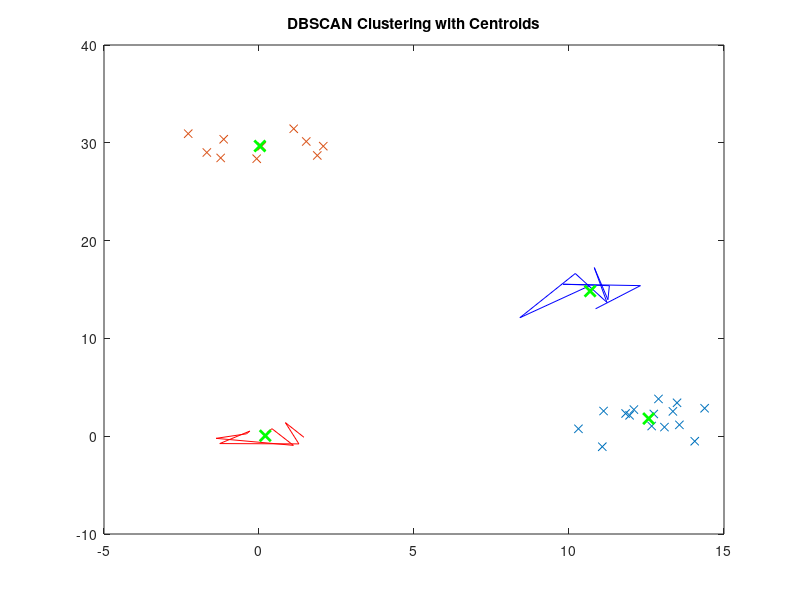

The MATLAB script that drew this image:
clc; clear variables; close all; format long g

% Generate points
A = randn(10,2);
B = randn(15,2)*1.2 + [13,2];
C = randn(10,2)*1.2 + [10,15];
D = randn(10,2)*1.2 + [0,30];

V = ["rx", "bx", "cx", "mx"];

% Plot the points
figure;
plot(A(:,1), A(:,2), V(1), B(:,1), B(:,2), V(2), C(:,1), C(:,2), V(3), D(:,1), D(:,2), V(4));
hold on;

% Combine all points into one matrix
M = [A; B; C; D];

% Parameters for DBSCAN
epsilon = 5; % Maximum distance between two points to be considered neighbors
minPts = 5; % Minimum number of points to form a dense region

% Number of points
n = size(M, 1);

% Initialize cluster labels
labels = zeros(n, 1);
cluster_id = 0;

% DBSCAN algorithm
for i = 1:n
    if labels(i) ~= 0
        % Skip if the point is already visited
        continue;
    end
    
    % Find neighbors within epsilon distance
    neighbors = find(pdist2(M(i, :), M) <= epsilon);
    
    if numel(neighbors) < minPts
        % Mark as noise if not enough neighbors
        labels(i) = -1;
        continue;
    end
    
    % Create a new cluster
    cluster_id = cluster_id + 1;
    labels(i) = cluster_id;
    
    % Expand the cluster
    k = 1;
    while k <= numel(neighbors)
        j = neighbors(k);
        
        if labels(j) == -1
            % Change noise to border point
            labels(j) = cluster_id;
        end
        
        if labels(j) == 0
            % Add unvisited point to the cluster
            labels(j) = cluster_id;
            new_neighbors = find(pdist2(M(j, :), M) <= epsilon);
            
            if numel(new_neighbors) >= minPts
                % Add new neighbors to the list
                neighbors = union(neighbors, new_neighbors);
            end
        end
        
        k = k + 1;
    end
end

% Plot the clusters and centroids
for i = 1:max(labels)
    cluster_points = M(labels == i, :);
    centroid = mean(cluster_points, 1);
    plot(centroid(1), centroid(2), 'gx', 'MarkerSize', 8, 'LineWidth', 2);
end
title('DBSCAN Clustering with Centroids');
hold off;

disp('Cluster labels:');
disp(labels);
